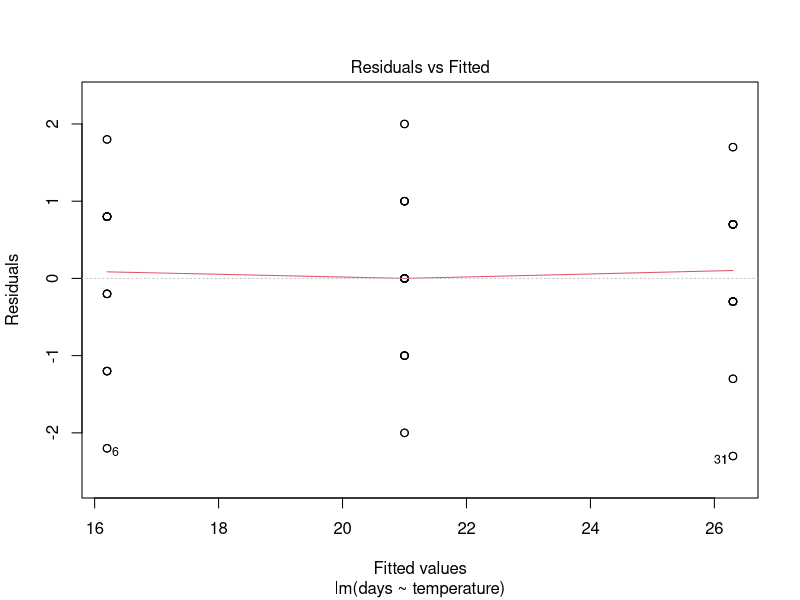
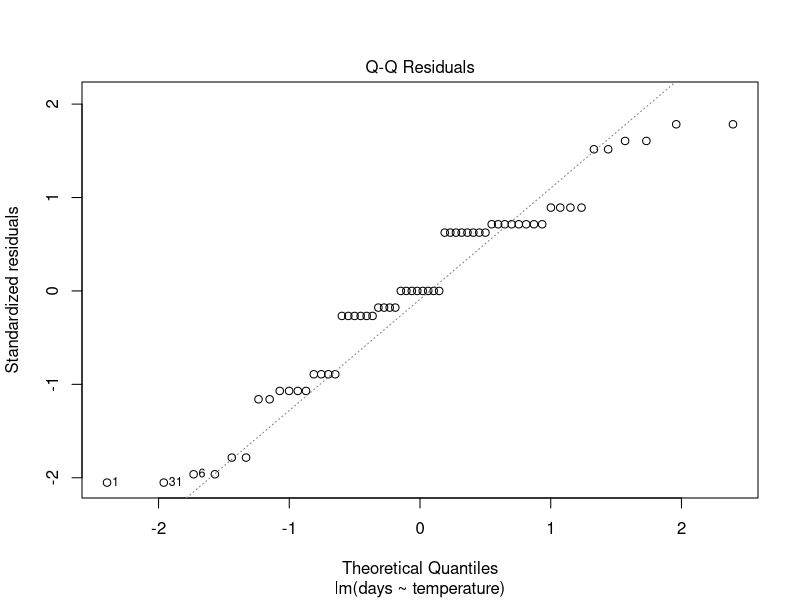
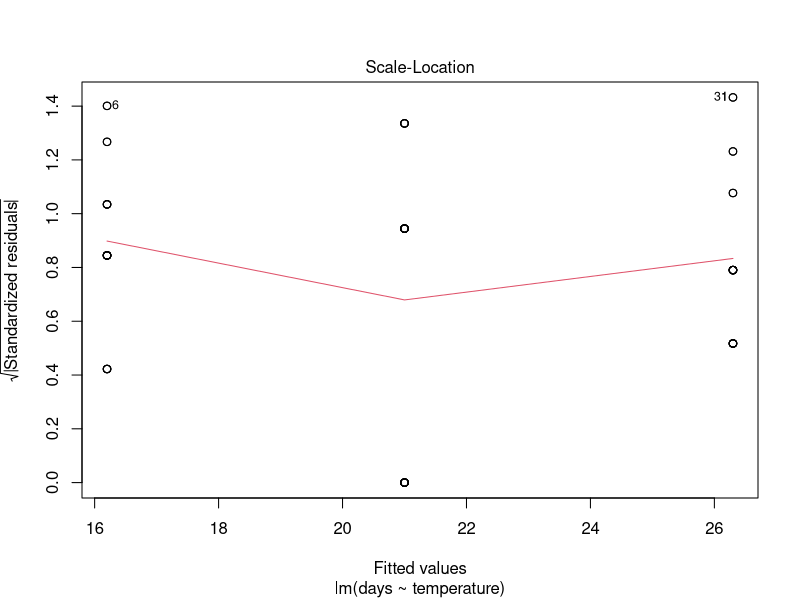
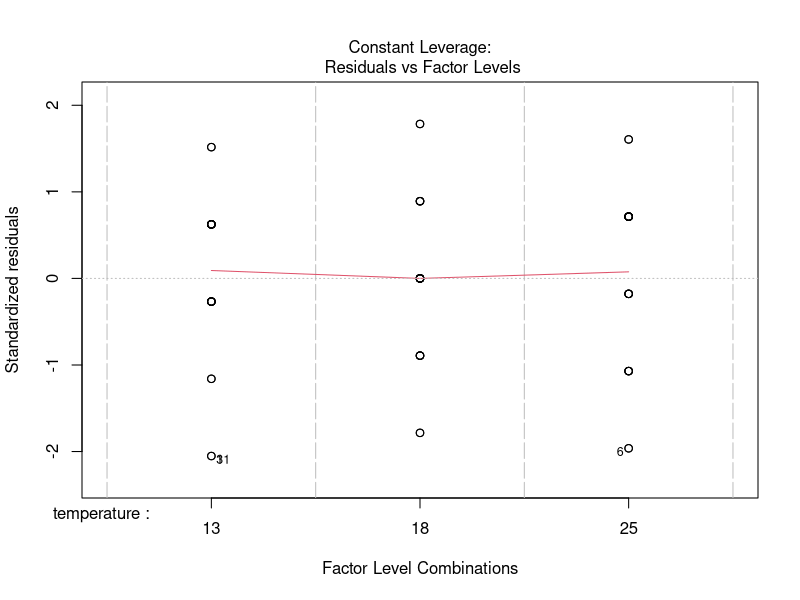

Source code (R) for these figures, in order:
# Packages:
library(here)
library(tidyverse)

# Import Data:
Frogs <- read_csv(here("data", "frogs_messy_data.csv"))

# Tidy Data:
Frogs <- Frogs %>%
  rename("13" = Temperature13,
         "18" = Temperature18,
         "25" = Temperature25, 
         Frogspawn_ID = `Frogspawn sample id`) %>% 
  pivot_longer(`13`:`25`, names_to="temperature", values_to="days") %>%
  drop_na(days)

# Linear Model:
lsmodel_Frog <- lm(days ~ temperature, data=Frogs)
summary(lsmodel_Frog)

anova(lsmodel_Frog)

broom::tidy(lsmodel_Frog, conf.int=T)

# Plot of Linear Model:
plot(lsmodel_Frog)
